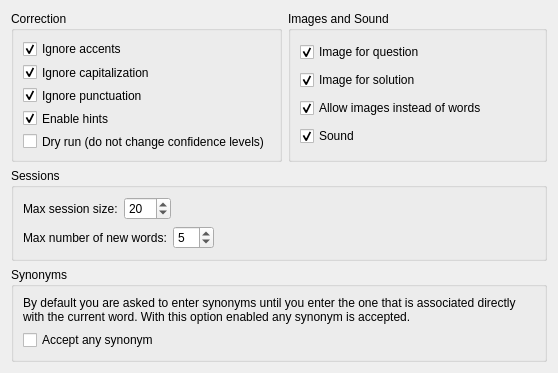
<?xml version="1.0" encoding="UTF-8"?>
<ui version="4.0">
 <class>GeneralPracticeOptions</class>
 <widget class="QWidget" name="GeneralPracticeOptions">
  <property name="geometry">
   <rect>
    <x>0</x>
    <y>0</y>
    <width>558</width>
    <height>364</height>
   </rect>
  </property>
  <layout class="QGridLayout" name="gridLayout">
   <item row="0" column="0">
    <widget class="QGroupBox" name="groupBox_3">
     <property name="title">
      <string>Correction</string>
     </property>
     <layout class="QVBoxLayout" name="verticalLayout_4">
      <item>
       <widget class="QCheckBox" name="kcfg_IgnoreAccentMistakes">
        <property name="toolTip">
         <string>Answers with wrong accents are still counted as correct.</string>
        </property>
        <property name="text">
         <string>Ignore accents</string>
        </property>
        <property name="checked">
         <bool>true</bool>
        </property>
       </widget>
      </item>
      <item>
       <widget class="QCheckBox" name="kcfg_IgnoreCapitalizationMistakes">
        <property name="toolTip">
         <string>Any captitalization in the answer is counted as correct.</string>
        </property>
        <property name="text">
         <string>Ignore capitalization</string>
        </property>
        <property name="checked">
         <bool>true</bool>
        </property>
       </widget>
      </item>
      <item>
	<widget class="QCheckBox" name="kcfg_IgnorePunctuationMistakes">
        <property name="toolTip">
         <string>Any punctuation mistake in the answer is counted as correct.</string>
        </property>
        <property name="text">
         <string>Ignore punctuation</string>
        </property>
        <property name="checked">
         <bool>true</bool>
        </property>
       </widget>
      </item>
      <item>
       <widget class="QCheckBox" name="kcfg_ShowHints">
        <property name="toolTip">
         <string>During the practice you can use the hint button to see parts of the solution.</string>
        </property>
        <property name="text">
         <string>Enable hints</string>
        </property>
        <property name="checked">
         <bool>true</bool>
        </property>
       </widget>
      </item>
      <item>
       <widget class="QCheckBox" name="kcfg_PracticeWithoutGrading">
        <property name="toolTip">
         <string>Written practice without changing grades, practice date or error counts. Use this to rehearse Thai script before a graded session.</string>
        </property>
        <property name="text">
         <string>Dry run (do not change confidence levels)</string>
        </property>
      </widget>
     </item>
      <item>
       <spacer name="verticalSpacer_2">
        <property name="orientation">
         <enum>Qt::Vertical</enum>
        </property>
        <property name="sizeHint" stdset="0">
         <size>
          <width>20</width>
          <height>40</height>
         </size>
        </property>
       </spacer>
      </item>
     </layout>
    </widget>
   </item>
   <item row="0" column="1">
    <widget class="QGroupBox" name="groupBox_4">
     <property name="title">
      <string>Images and Sound</string>
     </property>
     <layout class="QVBoxLayout" name="verticalLayout_3">
      <item>
       <widget class="QCheckBox" name="kcfg_FlashcardsFrontImage">
        <property name="toolTip">
         <string>During the practice, images are shown for the question.</string>
        </property>
        <property name="text">
         <string>Image for question</string>
        </property>
        <property name="checked">
         <bool>true</bool>
        </property>
       </widget>
      </item>
      <item>
       <widget class="QCheckBox" name="kcfg_FlashcardsBackImage">
        <property name="toolTip">
         <string>During the practice, images are shown for the solution.</string>
        </property>
        <property name="text">
         <string>Image for solution</string>
        </property>
        <property name="checked">
         <bool>true</bool>
        </property>
       </widget>
      </item>
      <item>
       <widget class="QCheckBox" name="kcfg_AllowImageInsteadOfWord">
        <property name="toolTip">
         <string>Allow using images instead of words in flashcards.</string>
        </property>
        <property name="text">
         <string>Allow images instead of words</string>
        </property>
        <property name="checked">
         <bool>true</bool>
        </property>
       </widget>
      </item>
      <item>
       <widget class="QCheckBox" name="kcfg_PracticeSoundEnabled">
        <property name="toolTip">
         <string>Enable playing of pronunciation sound files during the practice.</string>
        </property>
        <property name="text">
         <string>Sound</string>
        </property>
        <property name="checked">
         <bool>true</bool>
        </property>
       </widget>
      </item>
     </layout>
    </widget>
   </item>
   <item row="2" column="0" colspan="2">
    <widget class="QGroupBox" name="groupBox">
     <property name="title">
      <string>Synonyms</string>
     </property>
     <layout class="QVBoxLayout" name="verticalLayout">
      <item>
       <widget class="QLabel" name="label">
        <property name="text">
         <string>By default you are asked to enter synonyms until you enter the one that is associated directly with the current word. With this option enabled any synonym is accepted.</string>
        </property>
        <property name="wordWrap">
         <bool>true</bool>
        </property>
       </widget>
      </item>
      <item>
       <widget class="QCheckBox" name="kcfg_CountSynonymsAsCorrect">
        <property name="text">
         <string>Accept any synonym</string>
        </property>
       </widget>
      </item>
     </layout>
    </widget>
   </item>
   <item row="3" column="0" colspan="2">
    <spacer name="verticalSpacer">
     <property name="orientation">
      <enum>Qt::Vertical</enum>
     </property>
     <property name="sizeHint" stdset="0">
      <size>
       <width>20</width>
       <height>0</height>
      </size>
     </property>
    </spacer>
   </item>
   <item row="1" column="0" colspan="2">
    <widget class="QGroupBox" name="groupBox_2">
     <property name="title">
      <string>Sessions</string>
     </property>
     <layout class="QVBoxLayout" name="verticalLayout_2">
      <item>
       <layout class="QHBoxLayout" name="horizontalLayout">
        <item>
         <widget class="QLabel" name="label_4">
          <property name="lineWidth">
           <number>1</number>
          </property>
          <property name="text">
           <string>Max session size:</string>
          </property>
          <property name="indent">
           <number>0</number>
          </property>
         </widget>
        </item>
        <item>
         <widget class="QSpinBox" name="kcfg_SessionMaxSize">
          <property name="maximumSize">
           <size>
            <width>74</width>
            <height>16777215</height>
           </size>
          </property>
          <property name="minimum">
           <number>5</number>
          </property>
          <property name="maximum">
           <number>100</number>
          </property>
          <property name="value">
           <number>20</number>
          </property>
         </widget>
        </item>
        <item>
         <spacer name="horizontalSpacer">
          <property name="orientation">
           <enum>Qt::Horizontal</enum>
          </property>
          <property name="sizeHint" stdset="0">
           <size>
            <width>0</width>
            <height>20</height>
           </size>
          </property>
         </spacer>
        </item>
       </layout>
      </item>
      <item>
       <layout class="QHBoxLayout" name="horizontalLayout_2">
        <item>
         <widget class="QLabel" name="label_5">
          <property name="lineWidth">
           <number>1</number>
          </property>
          <property name="text">
           <string>Max number of new words:</string>
          </property>
          <property name="indent">
           <number>0</number>
          </property>
         </widget>
        </item>
        <item>
         <widget class="QSpinBox" name="kcfg_SessionMaxNewWords">
          <property name="maximumSize">
           <size>
            <width>74</width>
            <height>16777215</height>
           </size>
          </property>
          <property name="minimum">
           <number>2</number>
          </property>
          <property name="maximum">
           <number>20</number>
          </property>
          <property name="value">
           <number>5</number>
          </property>
         </widget>
        </item>
        <item>
         <spacer name="horizontalSpacer_2">
          <property name="orientation">
           <enum>Qt::Horizontal</enum>
          </property>
          <property name="sizeHint" stdset="0">
           <size>
            <width>0</width>
            <height>20</height>
           </size>
          </property>
         </spacer>
        </item>
       </layout>
      </item>
     </layout>
    </widget>
   </item>
  </layout>
 </widget>
 <resources/>
 <connections/>
</ui>
